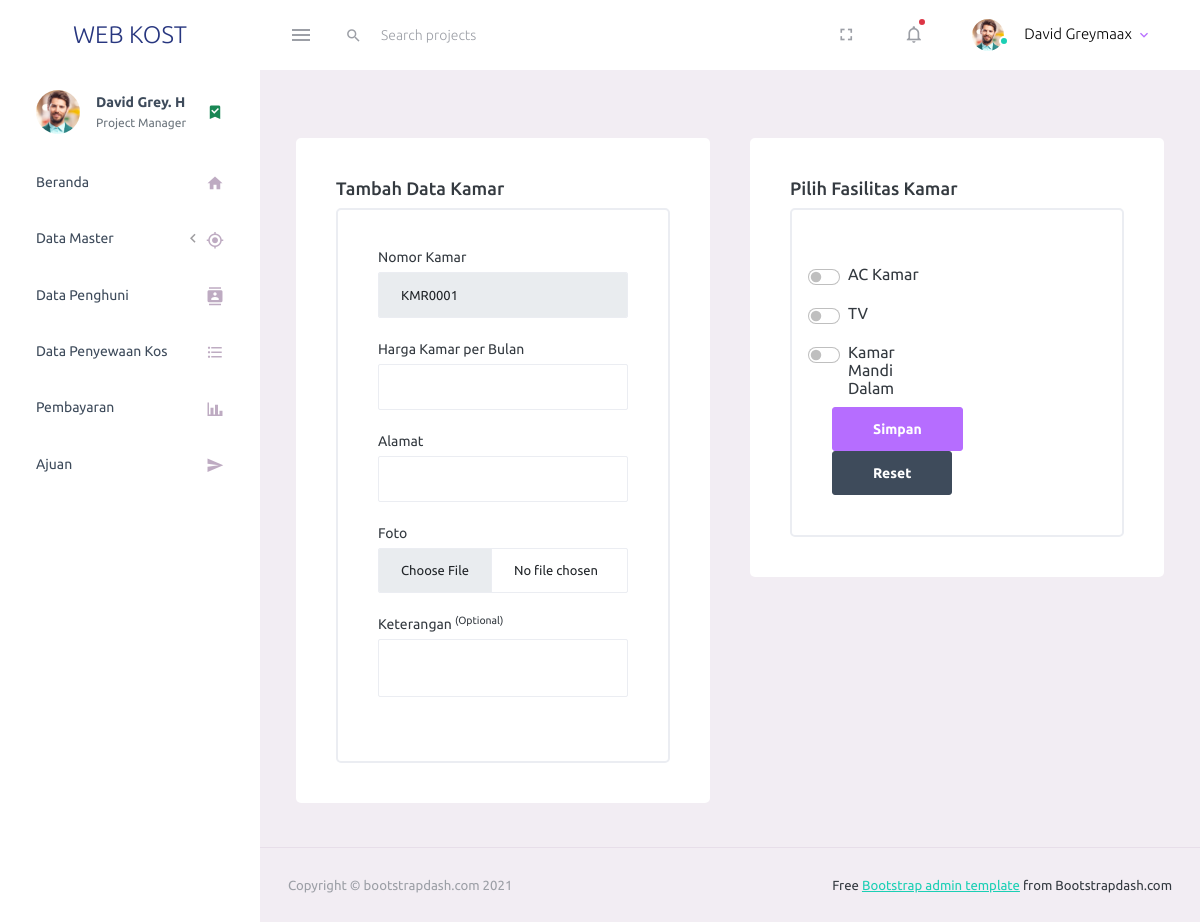
The page /index.php/admin/kamar/tambah on the database as committed earlier.
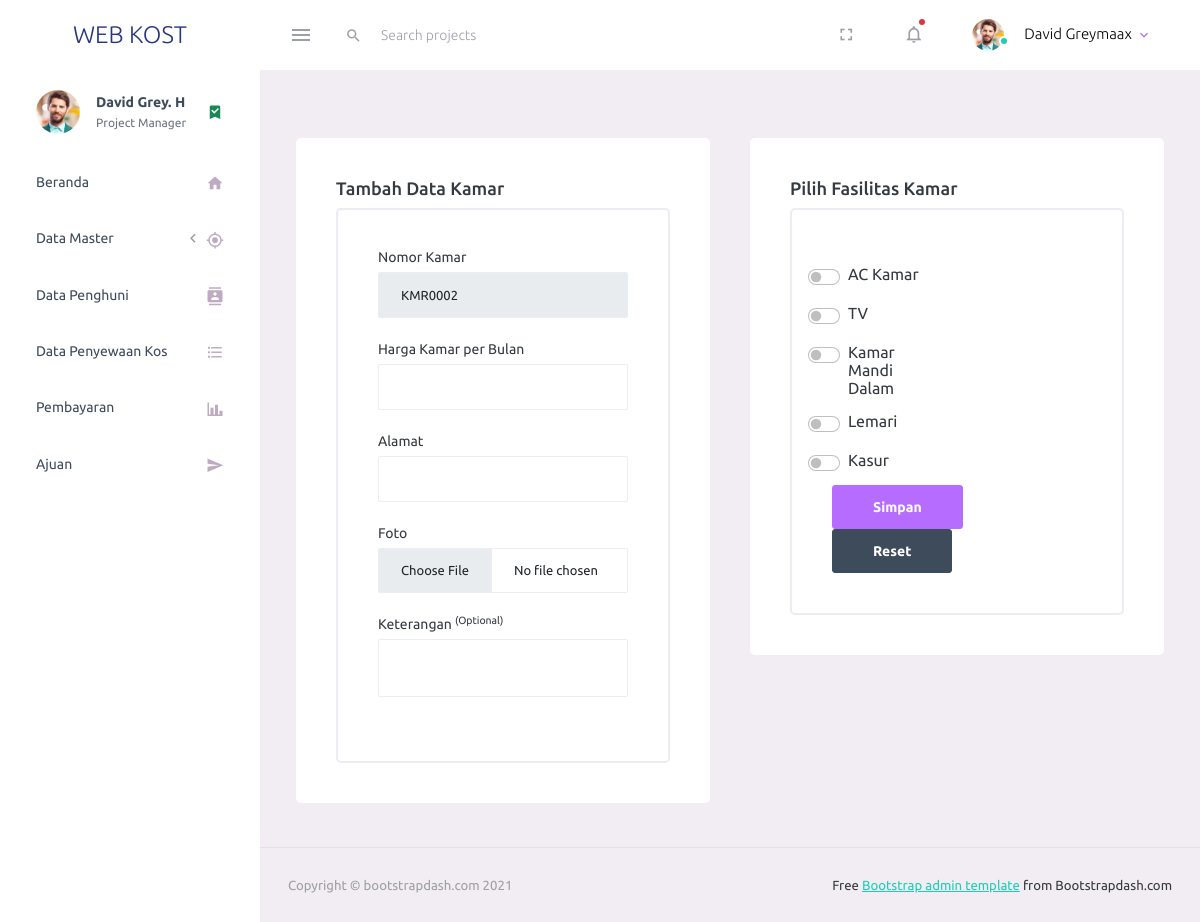
The same page on the database as committed later.
### tables this page shows
CREATE TABLE `tbl_fasilitas` (
  `id_fasilitas` int(11) NOT NULL,
  `nama` varchar(30) NOT NULL,
  `created_date` datetime NOT NULL DEFAULT current_timestamp()
);

### application/libraries/Template.php (called while the page is built, shortened)
<?php
class Template {
    var $template_data = array();
    function set($name, $value)
    {
        $this->template_data[$name] = $value;
    }
    function load($template = '', $view = '' , $view_data = array(), $return = FALSE)
    {
        $this->CI =& get_instance();
        $this->set('contents', $this->CI->load->view($view, $view_data, TRUE));
        return $this->CI->load->view($template, $this->template_data, $return);
    }
}

### application/controllers/admin/Kamar.php (called while the page is built, shortened)
<?php
class Kamar extends CI_Controller {
    public function tambah()
    {
        $data['title'] = 'Tambah Kamar - WebKost';
        $data['master_kamar'] = $this->kamar->get_data();
        $data['kode_nomor'] = $this->kamar->get_kode_nomor();
        $data['master_fasilitas'] = $this->fasilitas->get_data();
        $this->template->load('admin/v_template', 'admin/master/tambah_kamar', $data);
    }
}

### index.php (called while the page is built, shortened)
<?php
require_once BASEPATH.'core/CodeIgniter.php';

### application/models/FasilitasModel.php (called while the page is built, shortened)
<?php
class FasilitasModel extends CI_Model
{
    public function get_data()
    {
        $this->db->select('*');
        $this->db->from('tbl_fasilitas');
        $query = $this->db->get()->result();
        return $query;
    }
}

### application/views/admin/master/tambah_kamar.php (the view, shortened to what this page needs)
<div class="content-wrapper">
            <div class="row">
              <div class="col-6">
                <div class="card">
                    <div class="card-body">
                        <h4>Tambah Data Kamar</h4>
                        <form action="<?= base_url('admin/kamar/add_kamar') ?>" method="POST" enctype="multipart/form-data">
                        <div class="card border border-2">
                            <div class="card-body">
                                <div class="form-group">
                                    <label for="">Nomor Kamar</label>
                                    <input type="text" readonly class="form-control" value="<?= $kode_nomor ?>" name="nomor_kamar" id="nomor_kamar">
                                </div>
                                <div class="form-group">
                                    <label for="">Harga Kamar per Bulan</label>
                                    <input type="text" class="form-control" name="harga" id="harga">
                                </div>
                                <div class="form-group">
                                    <label for="">Alamat</label>
                                    <input type="text" class="form-control" name="alamat" id="alamat">
                                </div>
                                <div class="form-group">
                                    <label for="">Foto</label>
                                    <input type="file" class="form-control" name="foto" id="foto">
                                </div>
                                <div class="form-group">
                                    <label for="">Keterangan <sup>(Optional)</sup></label>
                                    <textarea name="keterangan" id="keterangan" class="form-control"></textarea>
                                </div>
                            </div>
                        </div>
                    </div>
                </div>
              </div>
              <div class="col-6">
                <div class="card">
                    <div class="card-body">
                        <h4>Pilih Fasilitas Kamar</h4>
                        <div class="card border border-2">
                            <div class="card-body">
                                <?php if(empty($master_fasilitas)) : ?>
                                    <p class="text-danger">Data Fasilitas Belum Tersedia</p>
                                <?php else: ?>
                                    <div class="row">
                                        <div class="col-md-6">
                                            <?php foreach($master_fasilitas as $fasilitas) : ?>
                                            <div class="form-check form-switch mx-3">
                                                <label for=""><?= $fasilitas->nama ?></label>
                                                <input type="checkbox" name="check[]" value="<?= $fasilitas->nama ?>" class="form-check-input">
                                            </div>
                                            <?php endforeach;
                                                endif;
                                            ?>
                                        </div>
                                    </div>
                                <button class="btn btn-primary" type="submit">Simpan</button>
                                <button class="btn btn-dark" type="reset">Reset</button>
                            </div>
                        </div>
                    </div>
                </div>
              </div>
            </div>
        </div>

Rows that differ between the two databases and show on the page:
added tbl_fasilitas: nama "Lemari"
added tbl_fasilitas: nama "Kasur"
Other text that changed with them:
form field nomor_kamar: "KMR0001" → "KMR0002"
